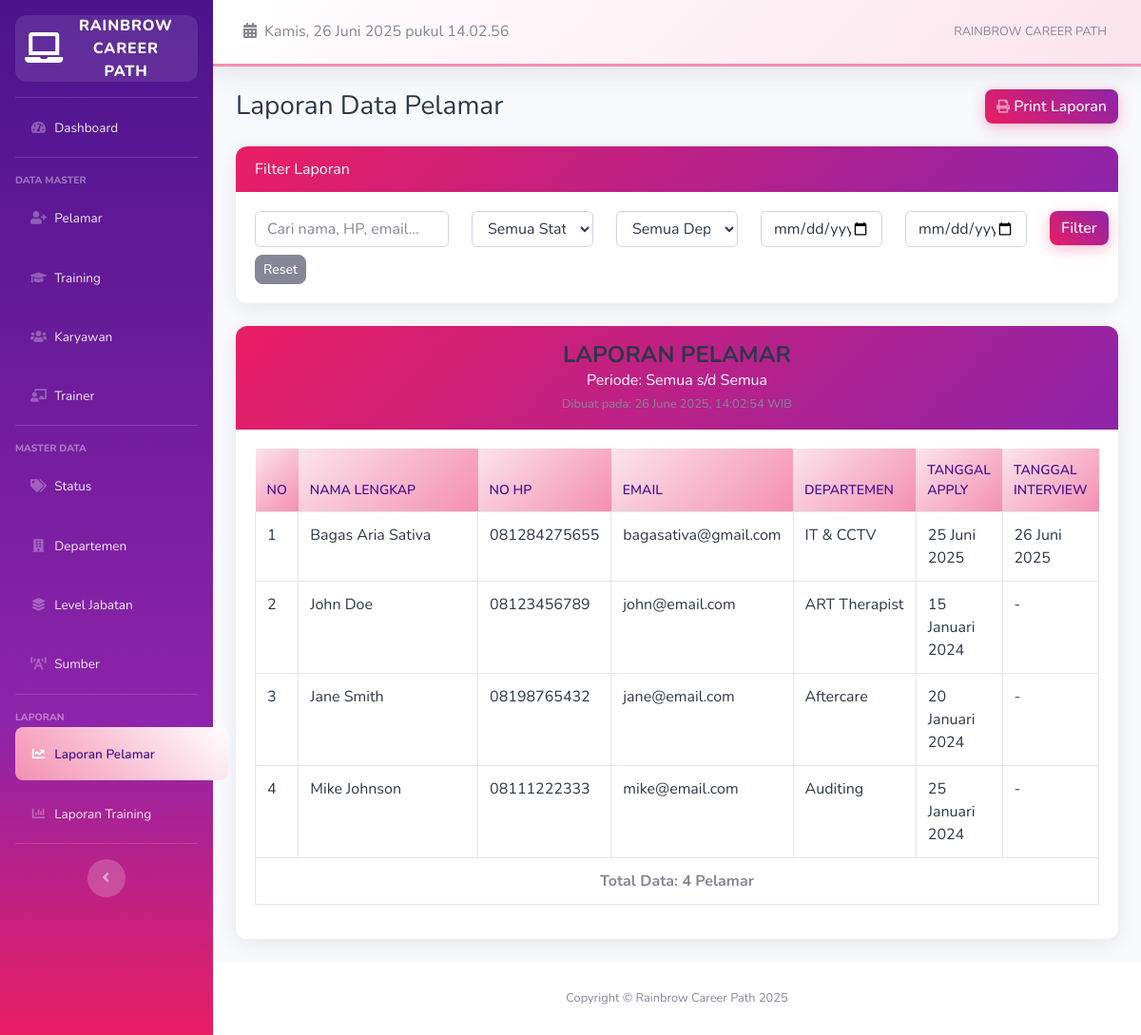
Screenshot of /index.php/laporan/pelamar with the database file from the repository.
### tables this page shows
CREATE TABLE `pelamar` (
  `id` int(11) NOT NULL,
  `nama_lengkap` varchar(100) NOT NULL,
  `no_hp` varchar(20) DEFAULT NULL,
  `email` varchar(100) DEFAULT NULL,
  `tanggal_lahir` date DEFAULT NULL,
  `alamat` text DEFAULT NULL,
  `departemen_id` int(11) DEFAULT NULL,
  `level_jabatan_id` int(11) DEFAULT NULL,
  `sumber_id` int(11) DEFAULT NULL,
  `status_id` int(11) DEFAULT 5,
  `tanggal_apply` date DEFAULT NULL,
  `tanggal_interview` date DEFAULT NULL,
  `catatan` text DEFAULT NULL,
  `created_at` timestamp NOT NULL DEFAULT current_timestamp(),
  `updated_at` timestamp NOT NULL DEFAULT current_timestamp() ON UPDATE current_timestamp()
);

CREATE TABLE `departemen` (
  `id` int(11) NOT NULL,
  `nama_departemen` varchar(100) NOT NULL,
  `created_at` timestamp NOT NULL DEFAULT current_timestamp()
);

### application/controllers/Laporan.php (called while the page is built, shortened)
<?php
class Laporan extends CI_Controller {
    public function __construct() {
        $this->load->model(array('Pelamar_model', 'Training_model', 'Status_model', 'Departemen_model', 'Trainer_model'));
    }
    public function pelamar() {
        $filters = array(
            'search' => $this->input->get('search'),
            'status' => $this->input->get('status'),
            'departemen' => $this->input->get('departemen'),
            'tanggal_dari' => $this->input->get('tanggal_dari'),
            'tanggal_sampai' => $this->input->get('tanggal_sampai')
        );
        $data['pelamar'] = $this->Pelamar_model->get_all($filters);
        $data['status_list'] = $this->Status_model->get_all();
        $data['departemen_list'] = $this->Departemen_model->get_all();
        $this->load->view('templates/header');
        $this->load->view('templates/sidebar');
        $this->load->view('laporan/pelamar', $data);
        $this->load->view('templates/footer');
    }
}

### index.php (called while the page is built, shortened)
<?php
require_once BASEPATH.'core/CodeIgniter.php';

### application/models/Pelamar_model.php (called while the page is built, shortened)
<?php
class Pelamar_model extends CI_Model {
    public function get_all($filters = array()) {
        $this->db->select('p.*, s.nama_status, s.warna, d.nama_departemen, lj.nama_level, sr.nama_sumber');
        $this->db->from('pelamar p');
        $this->db->join('status s', 'p.status_id = s.id', 'left');
        $this->db->join('departemen d', 'p.departemen_id = d.id', 'left');
        $this->db->join('level_jabatan lj', 'p.level_jabatan_id = lj.id', 'left');
        $this->db->join('sumber sr', 'p.sumber_id = sr.id', 'left');
        $this->db->order_by('p.created_at', 'DESC');
        return $this->db->get()->result();
    }
}

### application/helpers/tanggal_helper.php (called while the page is built, shortened)
<?php
if (!function_exists('tanggal_indo')) {
    function tanggal_indo($tanggal) {
        $bulan = array(
            1 => 'Januari', 'Februari', 'Maret', 'April', 'Mei', 'Juni',
            'Juli', 'Agustus', 'September', 'Oktober', 'November', 'Desember'
        );
        $pecahkan = explode('-', $tanggal);
        return $pecahkan[2] . ' ' . $bulan[(int)$pecahkan[1]] . ' ' . $pecahkan[0];
    }
}

### application/views/laporan/pelamar.php (the view, shortened to what this page needs)
<div class="d-sm-flex align-items-center justify-content-between mb-4 no-print">
    <h1 class="h3 mb-0 text-gray-800">Laporan Data Pelamar</h1>
    <button onclick="window.print()" class="btn btn-primary shadow-sm">
        <i class="fas fa-print fa-sm text-white-50"></i> Print Laporan
    </button>
</div>
<div class="card mb-4 no-print filter-section">
    <div class="card-header bg-primary text-white">Filter Laporan</div>
    <div class="card-body">
        <form method="GET">
            <div class="row">
                <div class="col-md-3">
                    <input type="text" name="search" class="form-control" placeholder="Cari nama, HP, email..." value="<?= $this->input->get('search') ?>">
                </div>
                <div class="col-md-2">
                    <select name="status" class="form-control">
                        <option value="">Semua Status</option>
                    </select>
                </div>
                <div class="col-md-2">
                    <select name="departemen" class="form-control">
                        <option value="">Semua Departemen</option>
                    </select>
                </div>
                <div class="col-md-2">
                    <input type="date" name="tanggal_dari" class="form-control" value="<?= $this->input->get('tanggal_dari') ?>" placeholder="Tanggal Dari">
                </div>
                <div class="col-md-2">
                    <input type="date" name="tanggal_sampai" class="form-control" value="<?= $this->input->get('tanggal_sampai') ?>" placeholder="Tanggal Sampai">
                </div>
                <div class="col-md-1">
                    <button type="submit" class="btn btn-primary">Filter</button>
                </div>
            </div>
            <div class="row mt-2">
                <div class="col-md-12">
                    <a href="<?= current_url() ?>" class="btn btn-secondary btn-sm">Reset</a>
                </div>
            </div>
        </form>
    </div>
</div>
<div class="card shadow mb-4">
    <div class="card-header py-3 text-center">
        <h4 class="m-0 font-weight-bold">LAPORAN PELAMAR</h4>
        <p class="mb-0">Periode: <?= $this->input->get('tanggal_dari') ? tanggal_indo($this->input->get('tanggal_dari')) : 'Semua' ?>
        s/d <?= $this->input->get('tanggal_sampai') ? tanggal_indo($this->input->get('tanggal_sampai')) : 'Semua' ?></p>
        <small class="text-muted">Dibuat pada: <?= date('d F Y, H:i:s') ?> WIB</small>
    </div>
    <div class="card-body">
        <div class="table-responsive">
            <table class="table table-bordered" style="font-size: 16px;">
                <thead>
                    <tr>
                        <th style="width: 5%;">No</th>
                        <th style="width: 25%;">Nama Lengkap</th>
                        <th style="width: 15%;">No HP</th>
                        <th style="width: 20%;">Email</th>
                        <th style="width: 15%;">Departemen</th>
                        <th style="width: 10%;">Tanggal Apply</th>
                        <th style="width: 10%;">Tanggal Interview</th>
                    </tr>
                </thead>
                <tbody>
                    <?php $no = 1; foreach($pelamar as $row): ?>
                    <tr>
                        <td><?= $no++ ?></td>
                        <td><?= $row->nama_lengkap ?></td>
                        <td><?= $row->no_hp ?></td>
                        <td><?= $row->email ?></td>
                        <td><?= $row->nama_departemen ?></td>
                        <td><?= tanggal_indo($row->tanggal_apply) ?></td>
                        <td><?= $row->tanggal_interview ? tanggal_indo($row->tanggal_interview) : '-' ?></td>
                    </tr>
                    <?php endforeach; ?>
                </tbody>
                <tfoot>
                    <tr>
                        <th colspan="7" class="text-center">Total Data: <?= count($pelamar) ?> Pelamar</th>
                    </tr>
                </tfoot>
            </table>
        </div>
    </div>
</div>

### assets/css/custom.css (style rules this page uses)
:root { --salon-pink: #E91E63; --salon-purple: #8E24AA; --salon-rose: #F48FB1; --salon-lavender: #CE93D8; --salon-dark: #4A148C; --salon-light: #FCE4EC; }
.btn-primary, .btn-primary:not(:disabled):not(.disabled):active, .btn-primary:not(:disabled):not(.disabled).active { background: linear-gradient(45deg, var(--salon-pink), var(--salon-purple)) !important; border: none !important; color: white !important; box-shadow: 0 4px 15px rgba(233, 30, 99, 0.3) !important; }
.card { border: none !important; border-radius: 12px !important; box-shadow: 0 4px 20px rgba(0, 0, 0, 0.08) !important; transition: all 0.3s ease; }
.card-header { background: linear-gradient(135deg, var(--salon-pink), var(--salon-purple)) !important; color: white !important; border-radius: 12px 12px 0 0 !important; border-bottom: none !important; }
.table thead th { background: linear-gradient(135deg, var(--salon-light), var(--salon-rose)) !important; color: var(--salon-dark) !important; border: none !important; font-weight: 600; text-transform: uppercase; font-size: 0.875rem; }
.btn { border-radius: 8px !important; font-weight: 500; transition: all 0.3s ease; }
.text-gray-800, h1, h2, h3, h4, h5, h6 { color: #2d3748 !important; }
.card-body, .table tbody td { color: #2d3748 !important; }
.form-control { color: #2d3748 !important; background-color: white !important; }
.card { border: none !important; border-radius: 12px !important; box-shadow: 0 4px 20px rgba(0, 0, 0, 0.08) !important; }
.btn { border-radius: 8px !important; font-weight: 500; }
*, *::before, *::after { transition: none !important; animation: none !important; transform: none !important; }

### rows the page displays
pelamar: nama_lengkap "Bagas Aria Sativa", no_hp "081284275655", email "bagasativa@gmail.com", departemen.nama_departemen "IT & CCTV", tanggal_apply "25 Juni 2025", tanggal_interview "26 Juni 2025"
pelamar: nama_lengkap "John Doe", no_hp "08123456789", email "john@email.com", departemen.nama_departemen "ART Therapist", tanggal_apply "15 Januari 2024"
pelamar: nama_lengkap "Jane Smith", no_hp "08198765432", email "jane@email.com", departemen.nama_departemen "Aftercare", tanggal_apply "20 Januari 2024"
pelamar: nama_lengkap "Mike Johnson", no_hp "08111222333", email "mike@email.com", departemen.nama_departemen "Auditing", tanggal_apply "25 Januari 2024"

### other values shown
count($pelamar) "4"
